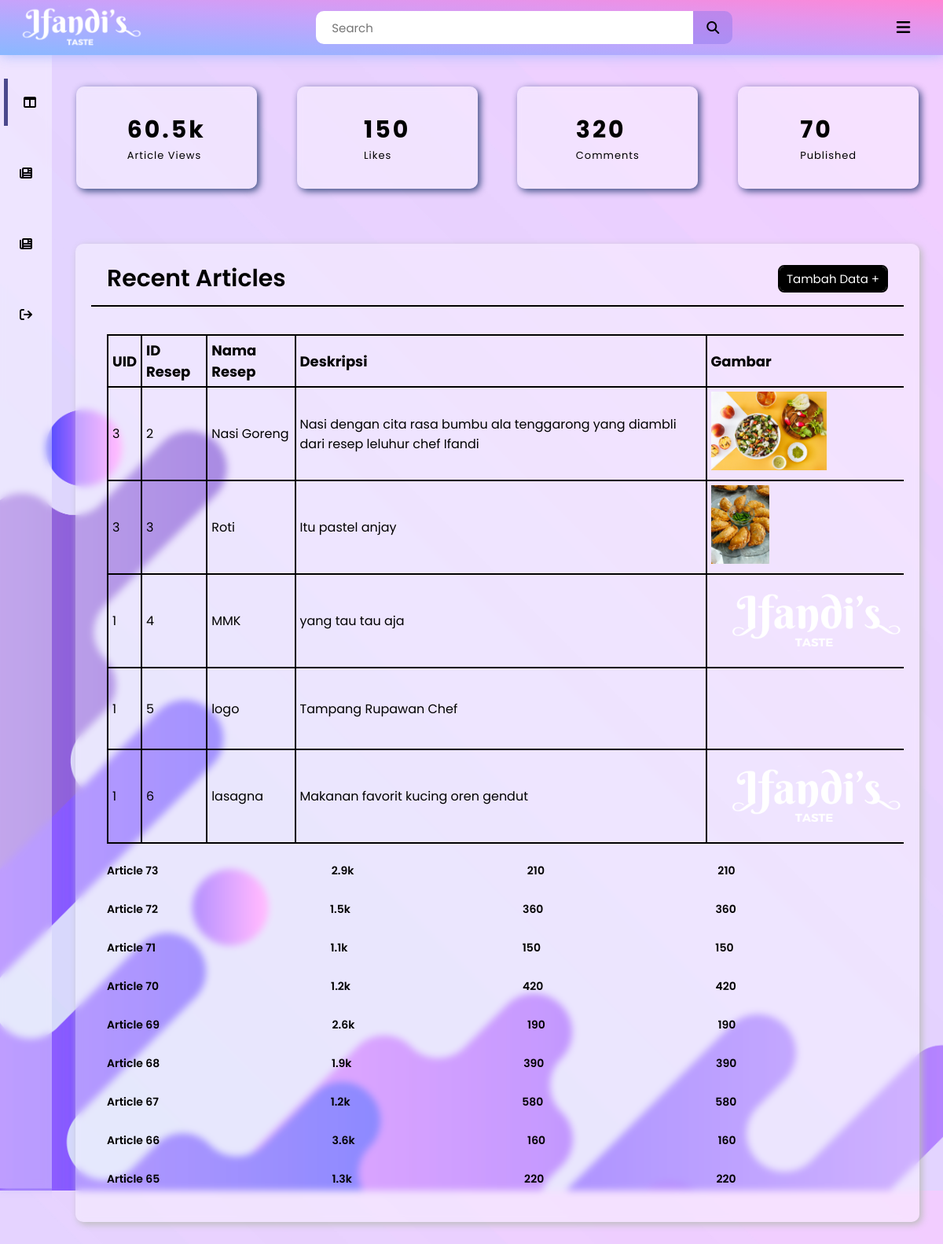
The page /views/dashboard.php (signed in) on the database its author committed.
### tables this page shows
CREATE TABLE `resep` (
  `id_resep` int(11) NOT NULL,
  `uid` int(11) NOT NULL,
  `nama_resep` varchar(255) NOT NULL,
  `deskripsi` varchar(255) NOT NULL,
  `gambar` varchar(255) NOT NULL
);

### views/dashboard.php (the view, shortened to what this page needs)
<?php
    require "../include/connect.php";
    if(isset($_POST['keyword'])){
        $keyword = $_POST['keyword'];
        $result = mysqli_query($conn, "SELECT * FROM resep WHERE nama_resep LIKE '%$keyword%'");
    } else {
        $result = mysqli_query($conn, "SELECT * FROM resep");
    }
    $resep = [];
    while ($row = mysqli_fetch_assoc($result)) {
        $resep[] = $row;
    }
?>
<!DOCTYPE html>
<html lang="en">
<head>
    <link rel="stylesheet" href="../styles/dashboard.css">
</head>
<body>
    <header>
        <div class="logosec">
            <a href="dashboard.php"><img src="../assets/ifandi.png" alt="logo" class="webicon" id="webicon" height="70vh"></a>
        </div>
        <div class="searchbar">
            <form action="" method="post" style="display: flex;">
                <input type="text" name="keyword" placeholder="Search">
                <div class="searchbtn">
                    <i class="fa-solid fa-magnifying-glass"></i>
                </div>
            </form>
        </div>
        <div>
            <i class="fa-solid fa-bars fa-lg icn menuicn" id="menuicn"></i>
        </div>
    </header>
    <div class="main-container">
        <div class="navcontainer">
            <nav class="nav">
                <div class="nav-upper-options">
                    <div class="nav-option option1">
                        <i class="fa-solid fa-table-columns"></i>
                    </div>
                    <div class="nav-option logout">
                        <a href="index.php">
                            <i class="fa-solid fa-newspaper"></i>
                        </a>
                    </div>
                    <div class="nav-option option3">
                        <i class="fa-solid fa-newspaper"></i>
                    </div>
                    <div class="nav-option logout">
                        <a href="logout.php">
                            <i class="fa-solid fa-arrow-right-from-bracket"></i>
                        </a>
                    </div>
                </div>
            </nav>
        </div>
        <div class="main">
            <div class="box-container">
                <div class="box box1">
                    <div class="text">
                        <h2 class="topic-heading">60.5k</h2>
                        <h2 class="topic">Article Views</h2>
                    </div>
                </div>
                <div class="box box2">
                    <div class="text">
                        <h2 class="topic-heading">150</h2>
                        <h2 class="topic">Likes</h2>
                    </div>
                </div>
                <div class="box box3">
                    <div class="text">
                        <h2 class="topic-heading">320</h2>
                        <h2 class="topic">Comments</h2>
                    </div>
                </div>
                <div class="box box4">
                    <div class="text">
                        <h2 class="topic-heading">70</h2>
                        <h2 class="topic">Published</h2>
                    </div>
                </div>
            </div>
            <div class="report-container">
                <div class="report-header">
                    <h1 class="recent-Articles">Recent Articles</h1>
                    <a href="tambah_data.php?id=1"><button class="tambah">Tambah Data +</button></a>
                </div>
                <div class="report-body">
                    <div class="items">
                        <table>
                        <thead>
                            <tr>
                                <th><h3 class="t-op">UID</h3></th>
                                <th><h3 class="t-op">ID Resep</h3></th>
                                <th><h3 class="t-op">Nama Resep</h3></th>
                                <th><h3 class="t-op">Deskripsi</h3></th>
                                <th><h3 class="t-op">Gambar</h3></th>
                            </tr>
                        </thead>
                        <tbody>
                        <?php $i = 1; foreach ($resep as $rsp) :?>
                            <tr>
                                <td><?php echo $rsp['uid']; ?></td>
                                <td><?php echo $rsp['id_resep']; ?></td>
                                <td><?php echo $rsp['nama_resep']; ?> </td>
                                <td><?php echo $rsp['deskripsi']; ?></td>
                                <td><img src="../assets/uploadedImg/<?php echo $rsp['gambar']; ?>" alt="" height="100px"></td>
                            </tr>
                        <?php $i++; endforeach; ?>
                        </tbody>
                        </table>
                        <div class="item1">
                            <h3 class="t-op-nextlvl">Article 73</h3>
                            <h3 class="t-op-nextlvl">2.9k</h3>
                            <h3 class="t-op-nextlvl">210</h3>
                            <h3 class="t-op-nextlvl">210</h3>
                        </div>
                        <div class="item1">
                            <h3 class="t-op-nextlvl">Article 72</h3>
                            <h3 class="t-op-nextlvl">1.5k</h3>
                            <h3 class="t-op-nextlvl">360</h3>
                            <h3 class="t-op-nextlvl">360</h3>
                        </div>
                        <div class="item1">
                            <h3 class="t-op-nextlvl">Article 71</h3>
                            <h3 class="t-op-nextlvl">1.1k</h3>
                            <h3 class="t-op-nextlvl">150</h3>
                            <h3 class="t-op-nextlvl">150</h3>
                        </div>
                        <div class="item1">
                            <h3 class="t-op-nextlvl">Article 70</h3>
                            <h3 class="t-op-nextlvl">1.2k</h3>
                            <h3 class="t-op-nextlvl">420</h3>
                            <h3 class="t-op-nextlvl">420</h3>
                        </div>
                        <div class="item1">
                            <h3 class="t-op-nextlvl">Article 69</h3>
                            <h3 class="t-op-nextlvl">2.6k</h3>
                            <h3 class="t-op-nextlvl">190</h3>
                            <h3 class="t-op-nextlvl">190</h3>
                        </div>
                        <div class="item1">
                            <h3 class="t-op-nextlvl">Article 68</h3>
                            <h3 class="t-op-nextlvl">1.9k</h3>
                            <h3 class="t-op-nextlvl">390</h3>
                            <h3 class="t-op-nextlvl">390</h3>
                        </div>
                        <div class="item1">
                            <h3 class="t-op-nextlvl">Article 67</h3>
                            <h3 class="t-op-nextlvl">1.2k</h3>
                            <h3 class="t-op-nextlvl">580</h3>
                            <h3 class="t-op-nextlvl">580</h3>
                        </div>
                        <div class="item1">
                            <h3 class="t-op-nextlvl">Article 66</h3>
                            <h3 class="t-op-nextlvl">3.6k</h3>
                            <h3 class="t-op-nextlvl">160</h3>
                            <h3 class="t-op-nextlvl">160</h3>
                        </div>
                        <div class="item1">
                            <h3 class="t-op-nextlvl">Article 65</h3>
                            <h3 class="t-op-nextlvl">1.3k</h3>
                            <h3 class="t-op-nextlvl">220</h3>
                            <h3 class="t-op-nextlvl">220</h3>
                        </div>
                    </div>
                </div>
            </div>
        </div>
    </div>
</body>
</html>

### rows shown on the page
resep: uid "3", id_resep "2", nama_resep "Nasi Goreng", deskripsi "Nasi dengan cita rasa bumbu ala tenggarong yang diambli dari resep leluhur chef Ifandi", gambar (picture)
resep: uid "3", id_resep "3", nama_resep "Roti", deskripsi "Itu pastel anjay", gambar (picture)
resep: uid "1", id_resep "4", nama_resep "MMK", deskripsi "yang tau tau aja", gambar (placeholder picture)
resep: uid "1", id_resep "5", nama_resep "logo", deskripsi "Tampang Rupawan Chef"
resep: uid "1", id_resep "6", nama_resep "lasagna", deskripsi "Makanan favorit kucing oren gendut", gambar (placeholder picture)
